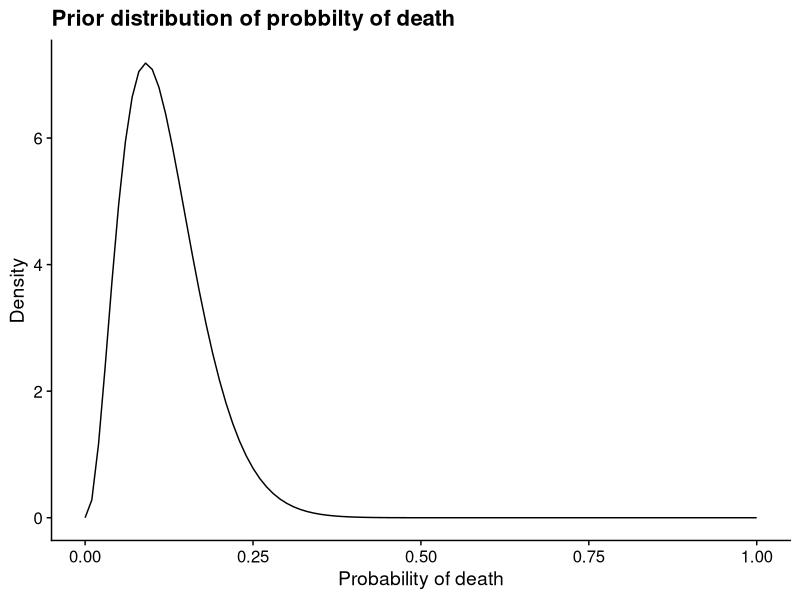
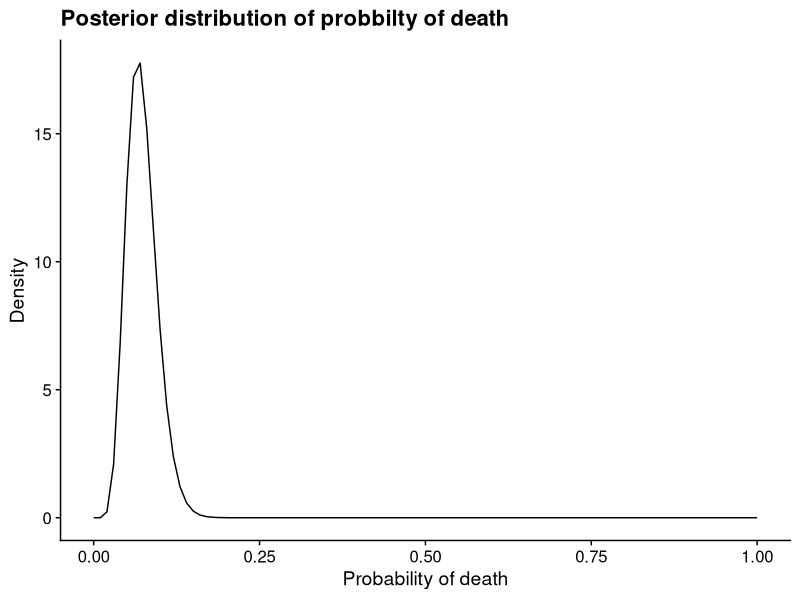

Here is the R script that generated these plots, in order: (Note: this script raises an error after producing the figures.)
# nCovid-19.R

library( tidyverse )
library( LearnBayes )
library( cowplot )

theme_set(theme_cowplot())

q1  <- list( p = 0.10, x = 0.05 )
q2  <- list( p = 0.90, x = 0.20 )
shape <- beta.select( q1, q2  )
alpha <- shape[1]
beta  <- shape[2]

c( alpha, beta )

theta <- seq( from = 0, to = 1, by = 0.01 )
density <- dbeta( theta, alpha, beta )



prior <- tibble( theta, density ) %>% 
            ggplot( aes( x = theta, y=density)) +
            geom_line() +
            xlab( "Probability of death") +
            ylab( "Density" ) +
            ggtitle( "Prior distribution of probbilty of death" )
prior

mean <- alpha/( alpha + beta )
median <- qbeta( 0.50, alpha, beta )
mode   <-  ( alpha - 1 ) / ( alpha + beta - 2 )

round( mode, 3 )

c( qbeta( 0.025, alpha, beta ), qbeta(0.975, alpha, beta ) )


r <-  alpha
n <- alpha + beta

mean <- alpha/( alpha + beta )
median <- qbeta( 0.50, alpha, beta )
mode   <-  ( alpha - 1 ) / ( alpha + beta - 2 )


round( c( mean, median, mode ), 3)

# Bayes theorem

rp <- r + 6
np <- n + 100

exp = rp / np 
round( exp, 3)

alpha_prime <- rp
beta_prime  <- np - rp

c( alpha_prime, beta_prime)

density <- dbeta( theta, alpha_prime, beta_prime )

posterior <- tibble( theta, density ) %>% 
    ggplot( aes( x = theta, y=density )) +
    geom_line() +
    xlab( "Probability of death") +
    ylab( "Density" ) +
    ggtitle( "Posterior distribution of probbilty of death" )
posterior

mean <- alpha_prime/( alpha_prime + beta_beta_prime )
median <- qbeta( 0.50, alpha_pprime, beta_prime )
mode   <-  ( alpha_prime - 1 ) / ( alpha_prime + beta_prime - 2 )
c( mean, median, mode )

c( qbeta( 0.025, alpha_prime, beta_prime ), 
   qbeta( 0.975, alpha_prime, beta_prime ) )

phat = 6 / 100
se = sqrt( phat * ( 1 - phat)/ 100)
c( phat - 1.96 * se, phat + 1.96 * se )    
